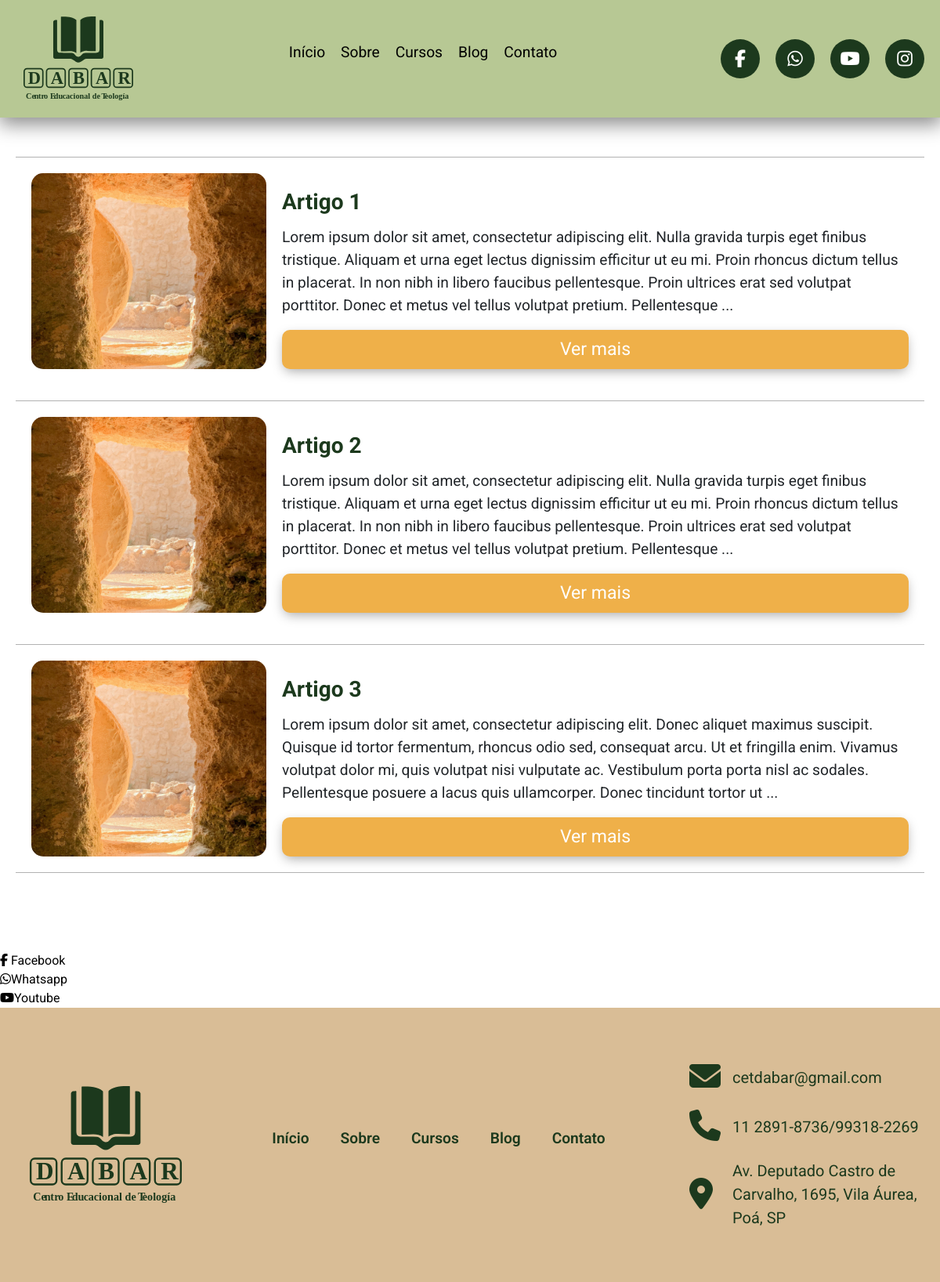
/blog/blog.php, run on the app's committed database.
### tables this page shows
CREATE TABLE `artigo` (
  `idArtigo` int(11) NOT NULL,
  `tituloArtigo` varchar(150) NOT NULL,
  `imgCapa` varchar(100) NOT NULL,
  `imgBanner` varchar(100) NOT NULL,
  `artigo` text NOT NULL,
  `dataArtigo` timestamp NOT NULL DEFAULT current_timestamp()
);

### blog/blog.php (the view, shortened to what this page needs)
<?php
$conexao = ConexaoBanco::conectarBD();
$conexao->exec("SET NAMES utf8");
$sqlBlog = $conexao->prepare("SELECT idArtigo, tituloArtigo, imgCapa, artigo FROM artigo");
$sqlBlog->execute();
?>
<!DOCTYPE html>
<html lang="pt-br">
<head>
    <link rel="stylesheet" href="../global/css/reset.css">
    <link rel="stylesheet" href="../global/css/global.css">
    <link rel="stylesheet" href="../lib/bootstrap/css/bootstrap.css">
    <link rel="stylesheet" href="css/blog.css">
</head>
<body>
    <header bg-color="primary">
        <div class="logo">
            <img src="../assets/logo/logo-dabar-verde.svg" alt="">
        </div>
        <div class="menu">
            <ul>
                <li><a href="../">Início</a></li>
                <li><a href="../sobre/sobre.php">Sobre</a></li>
                <li><a href="../cursos/cursos.php">Cursos</a></li>
                <li><a href="#">Blog</a></li>
                <li><a href="../contato/contato.php">Contato</a></li>
            </ul>
        </div>
        <div class="socialHeader">
            <a href="https://www.facebook.com/CETDABAR" target="_blank">
                <div><i class="fa-brands fa-facebook-f"></i></div>
            </a>
            <a href="https://api.whatsapp.com/send?phone=5511930546947&text=Olá, gostaria de saber mais sobre a Dabar" target="_blank">
                <div><i class="fa-brands fa-whatsapp"></i></div>
            </a>
            <a href="https://www.youtube.com/channel/UCXieQGFmE_MwiaA6T9qlyEQ" target="_blank">
                <div><i class="fa-brands fa-youtube"></i></div>
            </a>
            <a href="https://www.instagram.com/fabio.dabar/" target="_blank">
                <div><i class="fa-brands fa-instagram"></i></div>
            </a>
        </div>
    </header>
    <section class="containerBlog padraoSite">
        <?php
        while ($dadosArtigo = $sqlBlog->fetch(PDO::FETCH_ASSOC)) { ?>
            <div class="blog">
                <div class="imgBlog">
                    <img src="../admin/<?php echo$dadosArtigo['imgCapa']?>" alt="">
                </div>
                <div class="txtBlog">
                    <h3><?php echo$dadosArtigo["tituloArtigo"]?></h3>
                    <p><?php echo mb_strimwidth("$dadosArtigo[artigo]", 0, 350, "...") ?></p>
                    <button class="btnTxtBlog" btn-bg-color="secondary" onclick="getLink(this, 'artigo/artigo.php?idArtigo=<?php echo $dadosArtigo["idArtigo"] ?>')">Ver mais</button>
                </div>
            </div>
        <?php } ?>
    </section>
    <div class="socialFooter">
        <a href="https://www.facebook.com/CETDABAR" target="_blank">
            <div class="socialFacebook">
                <i class="fa-brands fa-facebook-f"></i> <span>Facebook</span>
            </div>
        </a>
        <a href="https://api.whatsapp.com/send?phone=5511930546947&text=Olá, gostaria de saber mais sobre a Dabar" target="_blank">
            <div class="socialWhatsapp">
                <i class="fa-brands fa-whatsapp"></i><span>Whatsapp</span>
            </div>
        </a>
        <a href="https://www.youtube.com/channel/UCXieQGFmE_MwiaA6T9qlyEQ" target="_blank">
            <div class="socialYoutube">
                <i class="fa-brands fa-youtube"></i><span>Youtube</span>
            </div>
        </a>
    </div>
    <footer bg-color="medium">
        <div class="logoRodape">
            <img src="../assets/logo/logo-dabar-verde.svg" alt="">
        </div>
        <div class="padraoSite">
            <ul class="navRodape">
                <li><a href="../">Início</a></li>
                <li><a href="../sobre/sobre.php">Sobre</a></li>
                <li><a href="../cursos/cursos.php">Cursos</a></li>
                <li><a href="#">Blog</a></li>
                <li><a href="../contato/contato.php">Contato</a></li>
            </ul>
        </div>
        <div class="contatoRodape">
            <div class="email">
                <div class="icon">
                    <i class="fa-solid fa-envelope"></i>
                </div>
                <p>cetdabar@gmail.com</p>
            </div>
            <div class="telefone">
                <div class="icon">
                    <i class="fa-solid fa-phone"></i>
                </div>
                <p>11 2891-8736/99318-2269</p>
            </div>
            <div class="local">
                <div class="icon">
                    <i class="fa-solid fa-location-dot"></i>
                </div>
                <p>Av. Deputado Castro de Carvalho, 1695, Vila Áurea, Poá, SP</p>
            </div>
        </div>
    </footer>
</body>
</html>

### global/css/global.css (style rules this page uses)
[bg-color="primary"] { background-color: #B7C894; }
[bg-color="medium"] { background-color: #D9BD96; }
[btn-bg-color] { -webkit-box-shadow: 0px 5px 15px -3px rgba(0,0,0,0.37); box-shadow: 0px 5px 15px -3px rgba(0,0,0,0.37); }
[btn-bg-color="secondary"] { background-color: #EFB049; color: #fff; }
* { margin: 0; padding: 0; box-sizing: border-box; }
body { max-width: 100%; width: 100%; font-family: 'Roboto' !important; overflow: overlay; }
a { color: #000 !important; text-decoration: none !important; }
p { margin: 0 !important; }
h3 { margin: 0; font-weight: bold !important; font-size: 30px; color: #1C391D; }
ul { padding: 0 !important; }
.padraoSite { width: 100%; max-width: 1400px; margin: 0 auto; }
header { font-family: 'Roboto'; height: 150px; display: flex; width: 100%; padding: 10px !important; align-items: center; justify-content: space-between; background: #fff; top: 0; padding: 10px 1%; position: fixed; -webkit-box-shadow: 1px 7px 23px 2px rgba(0, 0, 0, 0.45); box-shadow: 1px 7px 23px 2px rgba(0, 0, 0, 0.45); z-index: 999; }
header .logo img { width: 140px; height: 140px; margin-left: 20px; }
header .menu ul { display: flex; list-style: none; }
header .menu ul li { margin: 0 10px; font-size: 1.2rem; }
header .socialHeader { display: flex; justify-content: center; }
header .socialHeader a div { margin: 0 10px; width: 50px; height: 50px; border-radius: 50%; color: white; display: flex; justify-content: center; align-items: center; background: #1C391D; font-size: 1.4rem; cursor: pointer; }
footer { display: flex; justify-content: space-between; align-items: center; min-height: 350px !important; padding: 10px; font-size: 1.2rem; }
footer .logoRodape { width: 250px; height: 150px; }
footer .logoRodape img { width: 250px; height: 150px; }
footer .padraoSite { max-width: 600px; }
footer .navRodape { width: 100%; list-style: none; display: flex; justify-content: center; flex-wrap: wrap; }
footer .navRodape li { margin: 0 20px; }
footer .navRodape li a { font-weight: 550; color: #1C391D !important; }
footer .contatoRodape { color: #1C391D; font-size: 20px; max-width: 400px; margin-left: 20px; }
footer .contatoRodape i { margin-right: 10px; }
footer .contatoRodape i { font-size: 40px; }
footer .contatoRodape p { margin-left: 10px; }
footer .contatoRodape .email { display: flex; align-items: center; }
footer .contatoRodape .email .icon { max-width: 40px; margin-right: 15px; }
footer .contatoRodape .telefone { display: flex; align-items: center; margin-top: 20px; }
footer .contatoRodape .telefone .icon { max-width: 40px; margin-right: 15px; }
footer .contatoRodape .local { display: flex; align-items: center; justify-content: space-between; margin-top: 20px; }
footer .contatoRodape .local .icon { max-width: 40px; width: 40px; margin-right: 15px; }
footer ul { padding: 0; }

### blog/css/blog.css (style rules this page uses)
.containerBlog { margin-top: 200px; margin-bottom: 100px; padding: 0 20px; }
.containerBlog .blog { padding: 20px; border-top: 1px solid rgba(0, 0, 0, 0.3); display: flex; margin-top: 20px; }
.containerBlog .blog:last-child { border-bottom: 1px solid rgba(0, 0, 0, 0.3); }
.containerBlog .blog .imgBlog { margin-right: 20px; }
.containerBlog .blog .imgBlog img { width: 300px; height: 250px; object-fit: cover; border-radius: 15px; }
.containerBlog .blog .txtBlog { display: flex; flex-direction: column; justify-content: space-between; margin-top: 20px; font-size: 1.2em; }
.containerBlog .blog .txtBlog .btnTxtBlog { width: 100%; height: 50px; border: none; border-radius: 10px; font-size: 1.2em; margin-top: 10px; }

### data on the page
artigo: imgCapa (picture), tituloArtigo "Artigo 1", artigo "Lorem ipsum dolor sit amet, consectetur adipiscing elit. Nulla gravida turpis eget finibus tristique. Aliquam et urna eget lectus dignissim efficitur ut eu mi. Proin rhoncus dictum tellus in placerat. In non nibh in libero faucibus pellentesque. Proin ultrices erat sed volutpat porttitor. Donec et metus vel tellus volutpat pretium. Pellentesque ..."
artigo: imgCapa (picture), tituloArtigo "Artigo 2", artigo "Lorem ipsum dolor sit amet, consectetur adipiscing elit. Nulla gravida turpis eget finibus tristique. Aliquam et urna eget lectus dignissim efficitur ut eu mi. Proin rhoncus dictum tellus in placerat. In non nibh in libero faucibus pellentesque. Proin ultrices erat sed volutpat porttitor. Donec et metus vel tellus volutpat pretium. Pellentesque ..."
artigo: imgCapa (picture), tituloArtigo "Artigo 3", artigo "Lorem ipsum dolor sit amet, consectetur adipiscing elit. Donec aliquet maximus suscipit. Quisque id tortor fermentum, rhoncus odio sed, consequat arcu. Ut et fringilla enim. Vivamus volutpat dolor mi, quis volutpat nisi vulputate ac. Vestibulum porta porta nisl ac sodales. Pellentesque posuere a lacus quis ullamcorper. Donec tincidunt tortor ut ..."
